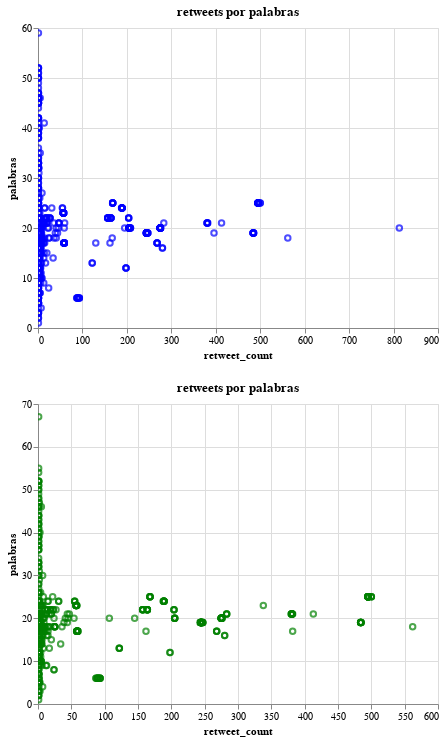

Write notebook code for a chart like this one.
### Code cell
chart = (palabras&retweet)
chart

### Figure 1 — Vega-Lite specification as saved in the notebook (floating-point values rounded to 4 significant figures; data arrays with more than 128 entries replaced by an {"elided": "..."} marker saying what was removed)
{"config": {"view": {"continuousWidth": 400, "continuousHeight": 300}}, "vconcat": [{"data": {"name": "data-896137d05b92c0bb4fb9a3a2d47c2572"}, "mark": {"type": "point", "color": "blue"}, "encoding": {"x": {"type": "quantitative", "field": "retweet_count"}, "y": {"type": "quantitative", "field": "palabras"}}, "selection": {"selector009": {"type": "interval", "bind": "scales", "encodings": ["x", "y"]}}, "title": "retweets por palabras"}, {"data": {"name": "data-331dad88f4eea44dd90e503b170ab33c"}, "mark": {"type": "point", "color": "green"}, "encoding": {"x": {"type": "quantitative", "field": "retweet_count"}, "y": {"type": "quantitative", "field": "palabras"}}, "selection": {"selector010": {"type": "interval", "bind": "scales", "encodings": ["x", "y"]}}, "title": "retweets por palabras"}], "$schema": "https://vega.github.io/schema/vega-lite/v4.8.1.json", "datasets": {"data-896137d05b92c0bb4fb9a3a2d47c2572": {"elided": "500 records"}, "data-331dad88f4eea44dd90e503b170ab33c": {"elided": "500 records"}}}
